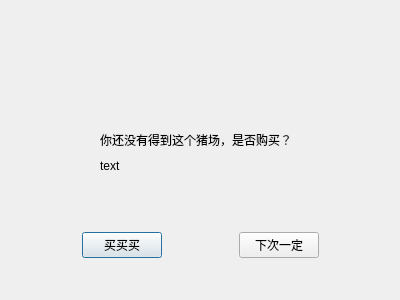
<?xml version="1.0" encoding="UTF-8"?>
<ui version="4.0">
 <class>have</class>
 <widget class="QDialog" name="have">
  <property name="geometry">
   <rect>
    <x>0</x>
    <y>0</y>
    <width>400</width>
    <height>300</height>
   </rect>
  </property>
  <property name="windowTitle">
   <string>buy</string>
  </property>
  <widget class="QWidget" name="layoutWidget">
   <property name="geometry">
    <rect>
     <x>10</x>
     <y>230</y>
     <width>381</width>
     <height>30</height>
    </rect>
   </property>
   <layout class="QHBoxLayout" name="horizontalLayout">
    <item>
     <spacer name="horizontalSpacer_2">
      <property name="orientation">
       <enum>Qt::Horizontal</enum>
      </property>
      <property name="sizeHint" stdset="0">
       <size>
        <width>40</width>
        <height>20</height>
       </size>
      </property>
     </spacer>
    </item>
    <item>
     <widget class="QPushButton" name="btnBuy">
      <property name="text">
       <string>买买买</string>
      </property>
     </widget>
    </item>
    <item>
     <spacer name="horizontalSpacer">
      <property name="orientation">
       <enum>Qt::Horizontal</enum>
      </property>
      <property name="sizeHint" stdset="0">
       <size>
        <width>40</width>
        <height>20</height>
       </size>
      </property>
     </spacer>
    </item>
    <item>
     <widget class="QPushButton" name="btnClose">
      <property name="text">
       <string>下次一定</string>
      </property>
     </widget>
    </item>
    <item>
     <spacer name="horizontalSpacer_3">
      <property name="orientation">
       <enum>Qt::Horizontal</enum>
      </property>
      <property name="sizeHint" stdset="0">
       <size>
        <width>40</width>
        <height>20</height>
       </size>
      </property>
     </spacer>
    </item>
   </layout>
  </widget>
  <widget class="QWidget" name="">
   <property name="geometry">
    <rect>
     <x>100</x>
     <y>130</y>
     <width>290</width>
     <height>45</height>
    </rect>
   </property>
   <layout class="QVBoxLayout" name="verticalLayout">
    <item>
     <widget class="QLabel" name="label">
      <property name="text">
       <string>你还没有得到这个猪场，是否购买？</string>
      </property>
     </widget>
    </item>
    <item>
     <widget class="QLabel" name="lblPrice">
      <property name="text">
       <string>text</string>
      </property>
     </widget>
    </item>
   </layout>
  </widget>
 </widget>
 <resources/>
 <connections/>
</ui>
